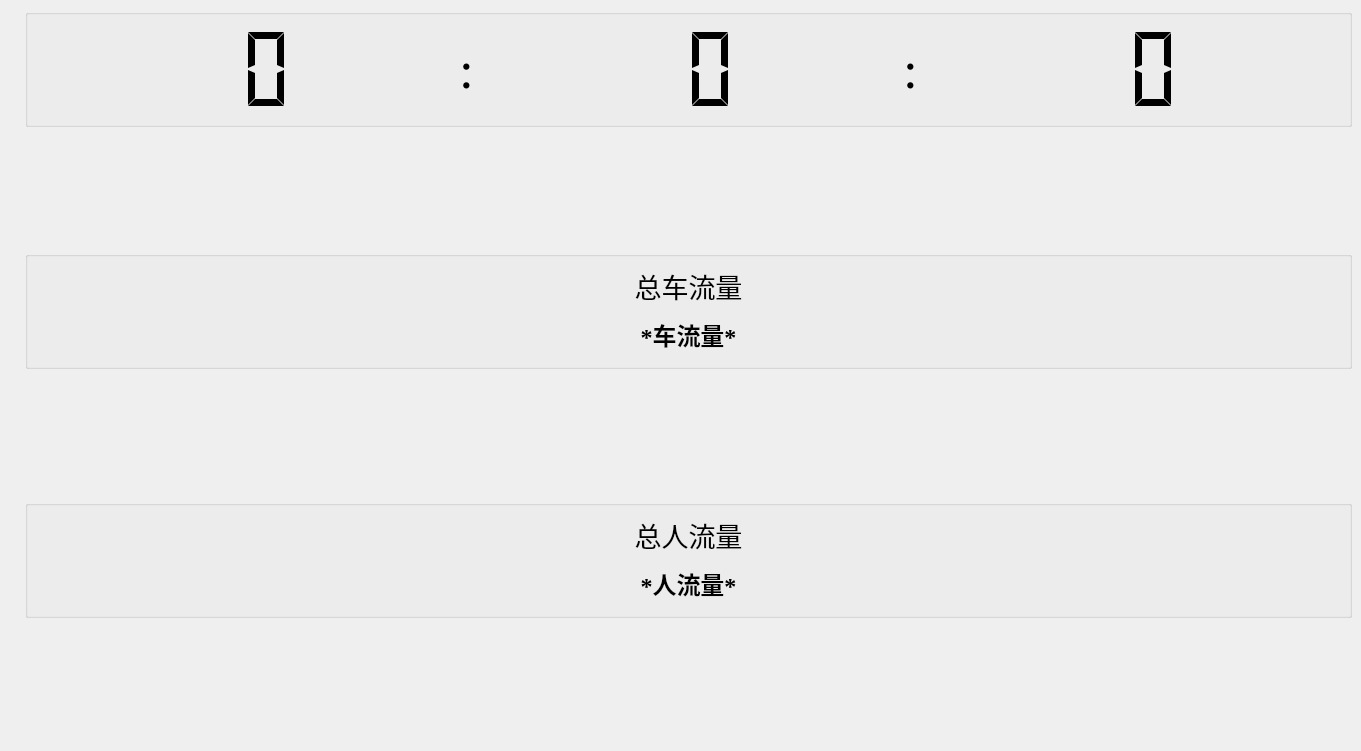
<?xml version="1.0" encoding="UTF-8"?>
<ui version="4.0">
 <class>HomePage</class>
 <widget class="QMainWindow" name="HomePage">
  <property name="geometry">
   <rect>
    <x>0</x>
    <y>0</y>
    <width>1361</width>
    <height>751</height>
   </rect>
  </property>
  <property name="font">
   <font>
    <family>Times New Roman</family>
    <pointsize>14</pointsize>
   </font>
  </property>
  <property name="windowTitle">
   <string>MainWindow</string>
  </property>
  <widget class="QWidget" name="centralwidget">
   <layout class="QGridLayout" name="gridLayout">
    <item row="4" column="1">
     <spacer name="verticalSpacer_3">
      <property name="orientation">
       <enum>Qt::Vertical</enum>
      </property>
      <property name="sizeHint" stdset="0">
       <size>
        <width>20</width>
        <height>40</height>
       </size>
      </property>
     </spacer>
    </item>
    <item row="0" column="0" rowspan="8">
     <widget class="QLabel" name="label">
      <property name="sizePolicy">
       <sizepolicy hsizetype="Preferred" vsizetype="Preferred">
        <horstretch>0</horstretch>
        <verstretch>0</verstretch>
       </sizepolicy>
      </property>
      <property name="text">
       <string/>
      </property>
      <property name="pixmap">
       <pixmap resource="../imag.qrc">:/imag/HomePage_map.png</pixmap>
      </property>
      <property name="scaledContents">
       <bool>true</bool>
      </property>
      <property name="alignment">
       <set>Qt::AlignCenter</set>
      </property>
     </widget>
    </item>
    <item row="7" column="1">
     <spacer name="verticalSpacer">
      <property name="orientation">
       <enum>Qt::Vertical</enum>
      </property>
      <property name="sizeHint" stdset="0">
       <size>
        <width>20</width>
        <height>63</height>
       </size>
      </property>
     </spacer>
    </item>
    <item row="2" column="1">
     <widget class="QGroupBox" name="groupBox">
      <property name="title">
       <string/>
      </property>
      <layout class="QVBoxLayout" name="verticalLayout">
       <item>
        <widget class="QLabel" name="label_2">
         <property name="sizePolicy">
          <sizepolicy hsizetype="Preferred" vsizetype="Fixed">
           <horstretch>0</horstretch>
           <verstretch>0</verstretch>
          </sizepolicy>
         </property>
         <property name="font">
          <font>
           <family>华文中宋</family>
           <pointsize>20</pointsize>
          </font>
         </property>
         <property name="text">
          <string>总车流量</string>
         </property>
         <property name="alignment">
          <set>Qt::AlignCenter</set>
         </property>
        </widget>
       </item>
       <item>
        <widget class="QLabel" name="label_carCount">
         <property name="sizePolicy">
          <sizepolicy hsizetype="Preferred" vsizetype="Expanding">
           <horstretch>0</horstretch>
           <verstretch>0</verstretch>
          </sizepolicy>
         </property>
         <property name="font">
          <font>
           <family>Times New Roman</family>
           <pointsize>18</pointsize>
           <bold>true</bold>
          </font>
         </property>
         <property name="text">
          <string>*车流量*</string>
         </property>
         <property name="alignment">
          <set>Qt::AlignCenter</set>
         </property>
        </widget>
       </item>
      </layout>
     </widget>
    </item>
    <item row="5" column="1">
     <widget class="QGroupBox" name="groupBox_2">
      <property name="title">
       <string/>
      </property>
      <layout class="QVBoxLayout" name="verticalLayout_2">
       <item>
        <widget class="QLabel" name="label_4">
         <property name="font">
          <font>
           <family>华文中宋</family>
           <pointsize>20</pointsize>
          </font>
         </property>
         <property name="text">
          <string>总人流量</string>
         </property>
         <property name="alignment">
          <set>Qt::AlignCenter</set>
         </property>
        </widget>
       </item>
       <item>
        <widget class="QLabel" name="label_personCount">
         <property name="sizePolicy">
          <sizepolicy hsizetype="Preferred" vsizetype="Expanding">
           <horstretch>0</horstretch>
           <verstretch>0</verstretch>
          </sizepolicy>
         </property>
         <property name="font">
          <font>
           <family>Times New Roman</family>
           <pointsize>18</pointsize>
           <bold>true</bold>
          </font>
         </property>
         <property name="text">
          <string>*人流量*</string>
         </property>
         <property name="alignment">
          <set>Qt::AlignCenter</set>
         </property>
        </widget>
       </item>
      </layout>
     </widget>
    </item>
    <item row="1" column="1">
     <spacer name="verticalSpacer_2">
      <property name="orientation">
       <enum>Qt::Vertical</enum>
      </property>
      <property name="sizeHint" stdset="0">
       <size>
        <width>20</width>
        <height>62</height>
       </size>
      </property>
     </spacer>
    </item>
    <item row="0" column="1">
     <widget class="QGroupBox" name="">
      <layout class="QHBoxLayout" name="horizontalLayout">
       <item>
        <widget class="QLCDNumber" name="lcdNumber_hour">
         <property name="sizePolicy">
          <sizepolicy hsizetype="Expanding" vsizetype="Expanding">
           <horstretch>0</horstretch>
           <verstretch>0</verstretch>
          </sizepolicy>
         </property>
         <property name="minimumSize">
          <size>
           <width>45</width>
           <height>0</height>
          </size>
         </property>
         <property name="frameShape">
          <enum>QFrame::NoFrame</enum>
         </property>
         <property name="digitCount">
          <number>2</number>
         </property>
         <property name="segmentStyle">
          <enum>QLCDNumber::Flat</enum>
         </property>
        </widget>
       </item>
       <item>
        <widget class="QLabel" name="label_6">
         <property name="font">
          <font>
           <family>Times New Roman</family>
           <pointsize>40</pointsize>
          </font>
         </property>
         <property name="text">
          <string>:</string>
         </property>
         <property name="alignment">
          <set>Qt::AlignCenter</set>
         </property>
        </widget>
       </item>
       <item>
        <widget class="QLCDNumber" name="lcdNumber_min">
         <property name="sizePolicy">
          <sizepolicy hsizetype="Expanding" vsizetype="Expanding">
           <horstretch>0</horstretch>
           <verstretch>0</verstretch>
          </sizepolicy>
         </property>
         <property name="minimumSize">
          <size>
           <width>45</width>
           <height>0</height>
          </size>
         </property>
         <property name="frameShape">
          <enum>QFrame::NoFrame</enum>
         </property>
         <property name="digitCount">
          <number>2</number>
         </property>
         <property name="segmentStyle">
          <enum>QLCDNumber::Flat</enum>
         </property>
        </widget>
       </item>
       <item>
        <widget class="QLabel" name="label_7">
         <property name="font">
          <font>
           <family>Times New Roman</family>
           <pointsize>40</pointsize>
          </font>
         </property>
         <property name="text">
          <string>:</string>
         </property>
         <property name="alignment">
          <set>Qt::AlignCenter</set>
         </property>
        </widget>
       </item>
       <item>
        <widget class="QLCDNumber" name="lcdNumber_sec">
         <property name="sizePolicy">
          <sizepolicy hsizetype="Expanding" vsizetype="Expanding">
           <horstretch>0</horstretch>
           <verstretch>0</verstretch>
          </sizepolicy>
         </property>
         <property name="minimumSize">
          <size>
           <width>45</width>
           <height>0</height>
          </size>
         </property>
         <property name="frameShape">
          <enum>QFrame::NoFrame</enum>
         </property>
         <property name="digitCount">
          <number>2</number>
         </property>
         <property name="segmentStyle">
          <enum>QLCDNumber::Flat</enum>
         </property>
        </widget>
       </item>
      </layout>
     </widget>
    </item>
   </layout>
  </widget>
 </widget>
 <resources>
  <include location="../imag.qrc"/>
 </resources>
 <connections/>
</ui>
